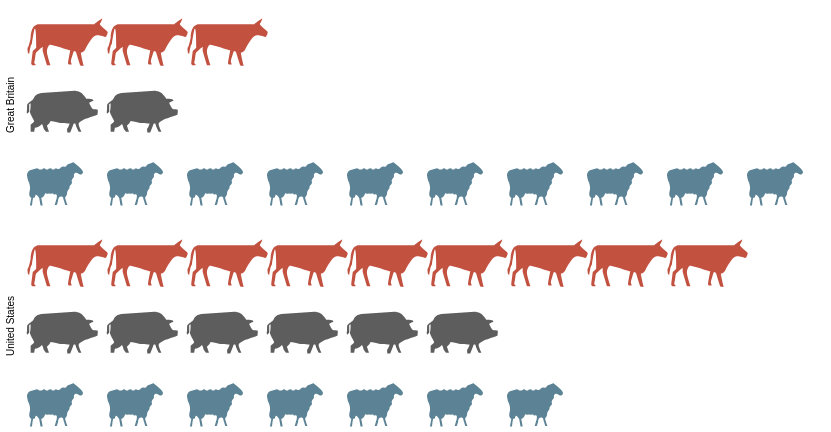

Express this chart as Vega-Lite.
### Vega specification from a JSON file in a GitHub repository (floating-point values rounded to 4 significant figures)
{"$schema": "https://vega.github.io/schema/vega/v5.json", "autosize": "pad", "padding": 5, "data": [{"name": "source_0", "values": [{"country": "Great Britain", "animal": "cattle", "col": 3}, {"country": "Great Britain", "animal": "cattle", "col": 2}, {"country": "Great Britain", "animal": "cattle", "col": 1}, {"country": "Great Britain", "animal": "pigs", "col": 2}, {"country": "Great Britain", "animal": "pigs", "col": 1}, {"country": "Great Britain", "animal": "sheep", "col": 10}, {"country": "Great Britain", "animal": "sheep", "col": 9}, {"country": "Great Britain", "animal": "sheep", "col": 8}, {"country": "Great Britain", "animal": "sheep", "col": 7}, {"country": "Great Britain", "animal": "sheep", "col": 6}, {"country": "Great Britain", "animal": "sheep", "col": 5}, {"country": "Great Britain", "animal": "sheep", "col": 4}, {"country": "Great Britain", "animal": "sheep", "col": 3}, {"country": "Great Britain", "animal": "sheep", "col": 2}, {"country": "Great Britain", "animal": "sheep", "col": 1}, {"country": "United States", "animal": "cattle", "col": 9}, {"country": "United States", "animal": "cattle", "col": 8}, {"country": "United States", "animal": "cattle", "col": 7}, {"country": "United States", "animal": "cattle", "col": 6}, {"country": "United States", "animal": "cattle", "col": 5}, {"country": "United States", "animal": "cattle", "col": 4}, {"country": "United States", "animal": "cattle", "col": 3}, {"country": "United States", "animal": "cattle", "col": 2}, {"country": "United States", "animal": "cattle", "col": 1}, {"country": "United States", "animal": "pigs", "col": 6}, {"country": "United States", "animal": "pigs", "col": 5}, {"country": "United States", "animal": "pigs", "col": 4}, {"country": "United States", "animal": "pigs", "col": 3}, {"country": "United States", "animal": "pigs", "col": 2}, {"country": "United States", "animal": "pigs", "col": 1}, {"country": "United States", "animal": "sheep", "col": 7}, {"country": "United States", "animal": "sheep", "col": 6}, {"country": "United States", "animal": "sheep", "col": 5}, {"country": "United States", "animal": "sheep", "col": 4}, {"country": "United States", "animal": "sheep", "col": 3}, {"country": "United States", "animal": "sheep", "col": 2}, {"country": "United States", "animal": "sheep", "col": 1}]}, {"name": "row_domain", "source": "source_0", "transform": [{"type": "aggregate", "groupby": ["country"]}]}], "signals": [{"name": "child_width", "value": 800}, {"name": "child_height", "value": 200}], "layout": {"padding": 20, "columns": 1, "bounds": "full", "align": "all"}, "marks": [{"name": "row_header", "type": "group", "role": "row-header", "from": {"data": "row_domain"}, "sort": {"field": "datum[\"country\"]", "order": "ascending"}, "title": {"text": {"signal": "''+parent[\"country\"]"}, "orient": "left", "style": "guide-label", "frame": "group", "offset": 10}, "encode": {"update": {"height": {"signal": "child_height"}}}}, {"name": "cell", "type": "group", "style": "cell", "from": {"facet": {"name": "facet", "data": "source_0", "groupby": ["country"]}}, "sort": {"field": ["datum[\"country\"]"], "order": ["ascending"]}, "encode": {"update": {"width": {"signal": "child_width"}, "height": {"signal": "child_height"}}}, "marks": [{"name": "child_marks", "type": "symbol", "style": ["point"], "from": {"data": "facet"}, "encode": {"update": {"opacity": {"value": 1}, "fill": {"scale": "color", "field": "animal"}, "tooltip": {"signal": "{\"col\": ''+datum[\"col\"], \"animal\": ''+datum[\"animal\"]}"}, "x": {"scale": "x", "field": "col"}, "y": {"scale": "y", "field": "animal"}, "size": {"value": 200}, "shape": {"scale": "shape", "field": "animal"}}}}]}], "scales": [{"name": "x", "type": "point", "domain": {"data": "source_0", "field": "col", "sort": true}, "range": [0, {"signal": "child_width"}], "padding": 0.5}, {"name": "y", "type": "point", "domain": {"data": "source_0", "field": "animal", "sort": true}, "range": [0, {"signal": "child_height"}], "padding": 0.5}, {"name": "color", "type": "ordinal", "domain": ["person", "cattle", "pigs", "sheep"], "range": ["rgb(162,160,152)", "rgb(194,81,64)", "rgb(93,93,93)", "rgb(91,131,149)"], "interpolate": "hcl"}, {"name": "shape", "type": "ordinal", "domain": ["person", "cattle", "pigs", "sheep"], "range": ["M1.7 -1.7h-0.8c0.3 -0.2 0.6 -0.5 0.6 -0.9c0 -0.6 -0.4 -1 -1 -1c-0.6 0 -1 0.4 -1 1c0 0.4 0.2 0.7 0.6 0.9h-0.8c-0.4 0 -0.7 0.3 -0.7 0.6v1.9c0 0.3 0.3 0.6 0.6 0.6h0.2c0 0 0 0.1 0 0.1v1.9c0 0.3 0.2 0.6 0.3 0.6h1.3c0.2 0 0.3 -0.3 0.3 -0.6v-1.8c0 0 0 -0.1 0 -0.1h0.2c0.3 0 0.6 -0.3 0.6 -0.6v-2c0.2 -0.3 -0.1 -0.6 -0.4 -0.6z", "M4 -2c0 0 0.9 -0.7 1.1 -0.8c0.1 -0.1 -0.1 0.5 -0.3 0.7c-0.2 0.2 1.1 1.1 1.1 1.2c0 0.2 -0.2 0.8 -0.4 0.7c-0.1 0 -0.8 -0.3 -1.3 -0.2c-0.5 0.1 -1.3 1.6 -1.5 2c-0.3 0.4 -0.6 0.4 -0.6 0.4c0 0.1 0.3 1.7 0.4 1.8c0.1 0.1 -0.4 0.1 -0.5 0c0 0 -0.6 -1.9 -0.6 -1.9c-0.1 0 -0.3 -0.1 -0.3 -0.1c0 0.1 -0.5 1.4 -0.4 1.6c0.1 0.2 0.1 0.3 0.1 0.3c0 0 -0.4 0 -0.4 0c0 0 -0.2 -0.1 -0.1 -0.3c0 -0.2 0.3 -1.7 0.3 -1.7c0 0 -2.8 -0.9 -2.9 -0.8c-0.2 0.1 -0.4 0.6 -0.4 1c0 0.4 0.5 1.9 0.5 1.9l-0.5 0l-0.6 -2l0 -0.6c0 0 -1 0.8 -1 1c0 0.2 -0.2 1.3 -0.2 1.3c0 0 0.3 0.3 0.2 0.3c0 0 -0.5 0 -0.5 0c0 0 -0.2 -0.2 -0.1 -0.4c0 -0.1 0.2 -1.6 0.2 -1.6c0 0 0.5 -0.4 0.5 -0.5c0 -0.1 0 -2.7 -0.2 -2.7c-0.1 0 -0.4 2 -0.4 2c0 0 0 0.2 -0.2 0.5c-0.1 0.4 -0.2 1.1 -0.2 1.1c0 0 -0.2 -0.1 -0.2 -0.2c0 -0.1 -0.1 -0.7 0 -0.7c0.1 -0.1 0.3 -0.8 0.4 -1.4c0 -0.6 0.2 -1.3 0.4 -1.5c0.1 -0.2 0.6 -0.4 0.6 -0.4z", "M1.2 -2c0 0 0.7 0 1.2 0.5c0.5 0.5 0.4 0.6 0.5 0.6c0.1 0 0.7 0 0.8 0.1c0.1 0 0.2 0.2 0.2 0.2c0 0 -0.6 0.2 -0.6 0.3c0 0.1 0.4 0.9 0.6 0.9c0.1 0 0.6 0 0.6 0.1c0 0.1 0 0.7 -0.1 0.7c-0.1 0 -1.2 0.4 -1.5 0.5c-0.3 0.1 -1.1 0.5 -1.1 0.7c-0.1 0.2 0.4 1.2 0.4 1.2l-0.4 0c0 0 -0.4 -0.8 -0.4 -0.9c0 -0.1 -0.1 -0.3 -0.1 -0.3l-0.2 0l-0.5 1.3l-0.4 0c0 0 -0.1 -0.4 0 -0.6c0.1 -0.1 0.3 -0.6 0.3 -0.7c0 0 -0.8 0 -1.5 -0.1c-0.7 -0.1 -1.2 -0.3 -1.2 -0.2c0 0.1 -0.4 0.6 -0.5 0.6c0 0 0.3 0.9 0.3 0.9l-0.4 0c0 0 -0.4 -0.5 -0.4 -0.6c0 -0.1 -0.2 -0.6 -0.2 -0.5c0 0 -0.4 0.4 -0.6 0.4c-0.2 0.1 -0.4 0.1 -0.4 0.1c0 0 -0.1 0.6 -0.1 0.6l-0.5 0l0 -1c0 0 0.5 -0.4 0.5 -0.5c0 -0.1 -0.7 -1.2 -0.6 -1.4c0.1 -0.1 0.1 -1.1 0.1 -1.1c0 0 -0.2 0.1 -0.2 0.1c0 0 0 0.9 0 1c0 0.1 -0.2 0.3 -0.3 0.3c-0.1 0 0 -0.5 0 -0.9c0 -0.4 0 -0.4 0.2 -0.6c0.2 -0.2 0.6 -0.3 0.8 -0.8c0.3 -0.5 1 -0.6 1 -0.6z", "M-4.1 -0.5c0.2 0 0.2 0.2 0.5 0.2c0.3 0 0.3 -0.2 0.5 -0.2c0.2 0 0.2 0.2 0.4 0.2c0.2 0 0.2 -0.2 0.5 -0.2c0.2 0 0.2 0.2 0.4 0.2c0.2 0 0.2 -0.2 0.4 -0.2c0.1 0 0.2 0.2 0.4 0.1c0.2 0 0.2 -0.2 0.4 -0.3c0.1 0 0.1 -0.1 0.4 0c0.3 0 0.3 -0.4 0.6 -0.4c0.3 0 0.6 -0.3 0.7 -0.2c0.1 0.1 1.4 1 1.3 1.4c-0.1 0.4 -0.3 0.3 -0.4 0.3c-0.1 0 -0.5 -0.4 -0.7 -0.2c-0.3 0.2 -0.1 0.4 -0.2 0.6c-0.1 0.1 -0.2 0.2 -0.3 0.4c0 0.2 0.1 0.3 0 0.5c-0.1 0.2 -0.3 0.2 -0.3 0.5c0 0.3 -0.2 0.3 -0.3 0.6c-0.1 0.2 0 0.3 -0.1 0.5c-0.1 0.2 -0.1 0.2 -0.2 0.3c-0.1 0.1 0.3 1.1 0.3 1.1l-0.3 0c0 0 -0.3 -0.9 -0.3 -1c0 -0.1 -0.1 -0.2 -0.3 -0.2c-0.2 0 -0.3 0.1 -0.4 0.4c0 0.3 -0.2 0.8 -0.2 0.8l-0.3 0l0.3 -1c0 0 0.1 -0.6 -0.2 -0.5c-0.3 0.1 -0.2 -0.1 -0.4 -0.1c-0.2 -0.1 -0.3 0.1 -0.4 0c-0.2 -0.1 -0.3 0.1 -0.5 0c-0.2 -0.1 -0.1 0 -0.3 0.3c-0.2 0.3 -0.4 0.3 -0.4 0.3l0.2 1.1l-0.3 0l-0.2 -1.1c0 0 -0.4 -0.6 -0.5 -0.4c-0.1 0.3 -0.1 0.4 -0.3 0.4c-0.1 -0.1 -0.2 1.1 -0.2 1.1l-0.3 0l0.2 -1.1c0 0 -0.3 -0.1 -0.3 -0.5c0 -0.3 0.1 -0.5 0.1 -0.7c0.1 -0.2 -0.1 -1 -0.2 -1.1c-0.1 -0.2 -0.2 -0.8 -0.2 -0.8c0 0 -0.1 -0.5 0.4 -0.8z"]}], "config": {"style": {"cell": {"stroke": ""}}}}
